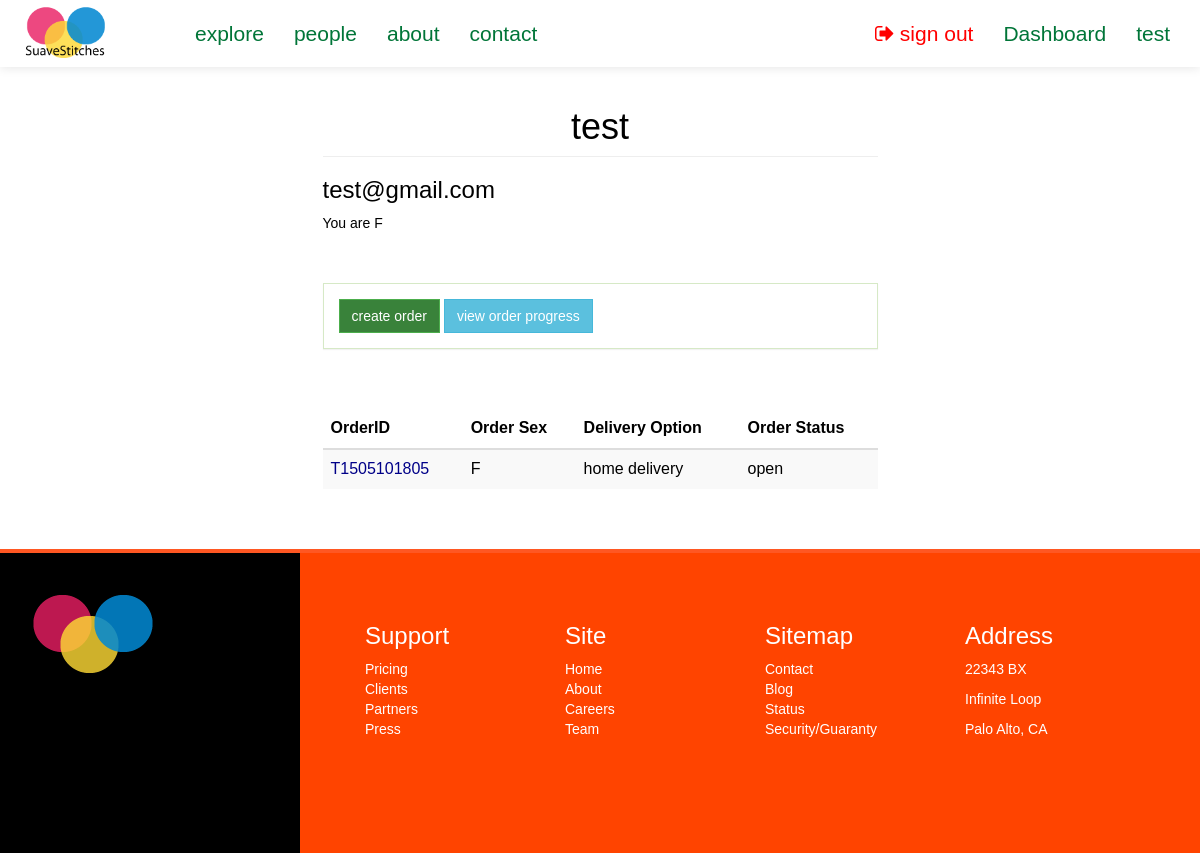
The page /suave/dashboard/ (signed in) on the database as committed earlier.
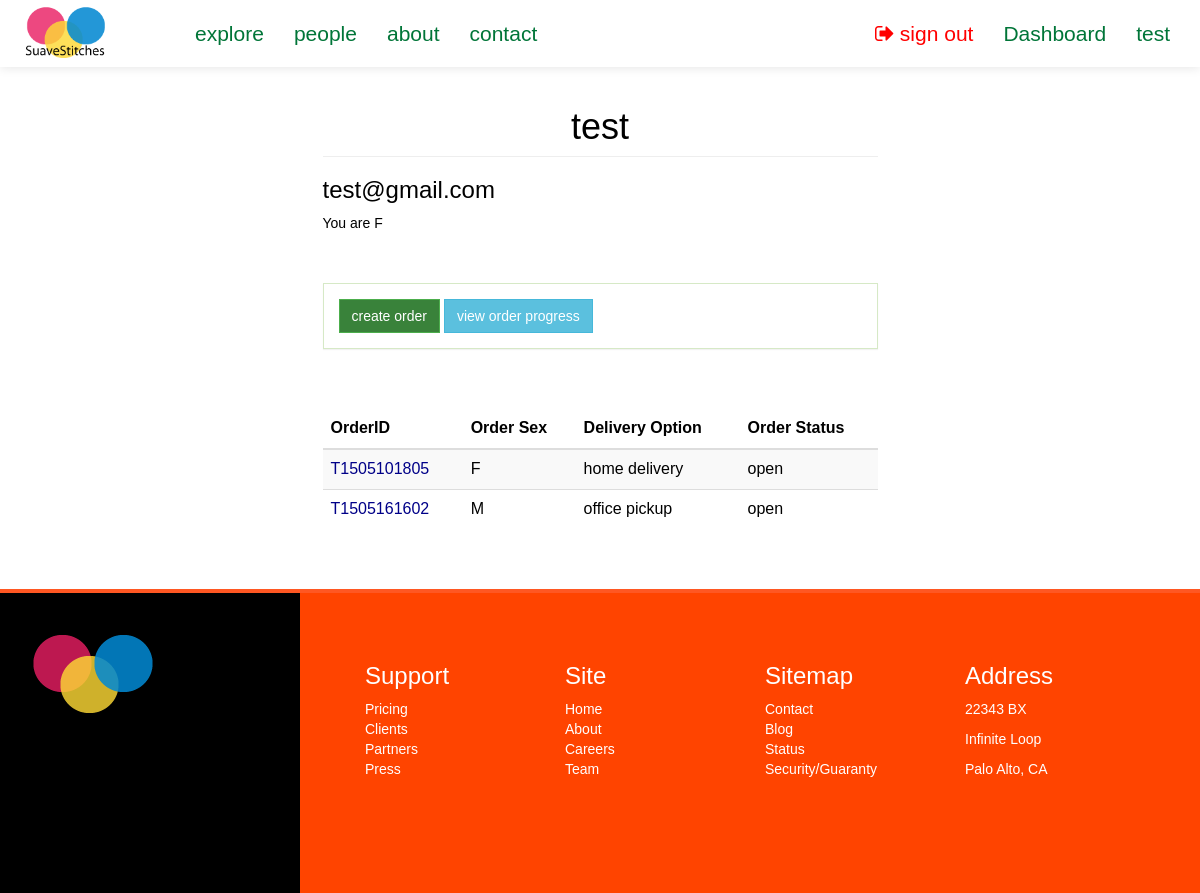
The same page on the database as committed later.
### suave/models.py (models this page shows)
class Order(models.Model):
	client = models.ForeignKey(Client, null=True)
	sizetable = models.ForeignKey(SizeTable, null=True)
	tailor = models.ForeignKey(Tailor, null=True)
	fabric = models.CharField(max_length=50, null=True)
	style = models.CharField(max_length=100, null=True)
	main_order_id = models.CharField(max_length=15, null=True)
	details = models.CharField(max_length=250, null=True) #*
	delivery_option = models.CharField(max_length=100, null=True)
	service_option = models.CharField(max_length=100, null=True)
	sex = models.CharField(max_length=2, default=' ')
	status = models.CharField(max_length=20, default='OPEN') #*
	cost = models.IntegerField(default=0000)
	date = models.DateField(auto_now_add=True)
	soft_delete = models.BooleanField(default=False)

### suave/views.py (the view)
@login_required
def client_dashboard(request):
	context = {}
	context['title'] = 'SuaveStitches Nigeria'
	if request.session['new_user_check'] == 1:
		context['new_user_check'] = True
		request.session['new_user_check'] = 2
	context['orders'] = Order.objects.filter(client=Client.objects.get(user=request.user))
	return render(request, 'i/client/dashboard.html', context)

### templates/i/client/dashboard.html (shortened to what this page needs)
{% extends "i/layout/base.html" %}
{% block main_section %}
	<div class="col-lg-6 col-lg-offset-3">
		<h1 class="page-header">{{ user.username }}</h1>
		<h3>{{ user.email }}</h3>
		<p>You are {{ user.client.sex }}</p>
		<br><br>
		<div class="dashboard-button-panel panel panel-body panel-success">
			<a href="{% url 'suave:create_order' %}" class="btn btn-success">create order</a>
			<a href="" class="btn btn-info">view order progress</a>
		</div>
		<br><br>
		{% if orders %}
			<table class="table table-striped table-hover">
				<thead>
					<tr>
						<th>OrderID</th>
						<th>Order Sex</th>
						<th>Delivery Option</th>
						<th>Order Status</th>
					</tr>
				</thead>
				<tbody>
					{% for order in orders %}
					<tr>
						<td style="color:#008"><span>{{ order.main_order_id }}</span></td>
						<td>{{ order.sex }}</td>
						<td>{{ order.delivery_option|lower }}</td>
						<td>{{ order.status|lower }}</td>
					</tr>
					{% endfor %}
				</tbody>
			</table>
		{% endif %}
		<br><br>
	</div>
{% endblock %}

Rows that differ between the two databases and show on the page:
added Order: main_order_id "T1505161602", sex "M", delivery_option "office pickup", status "open"
